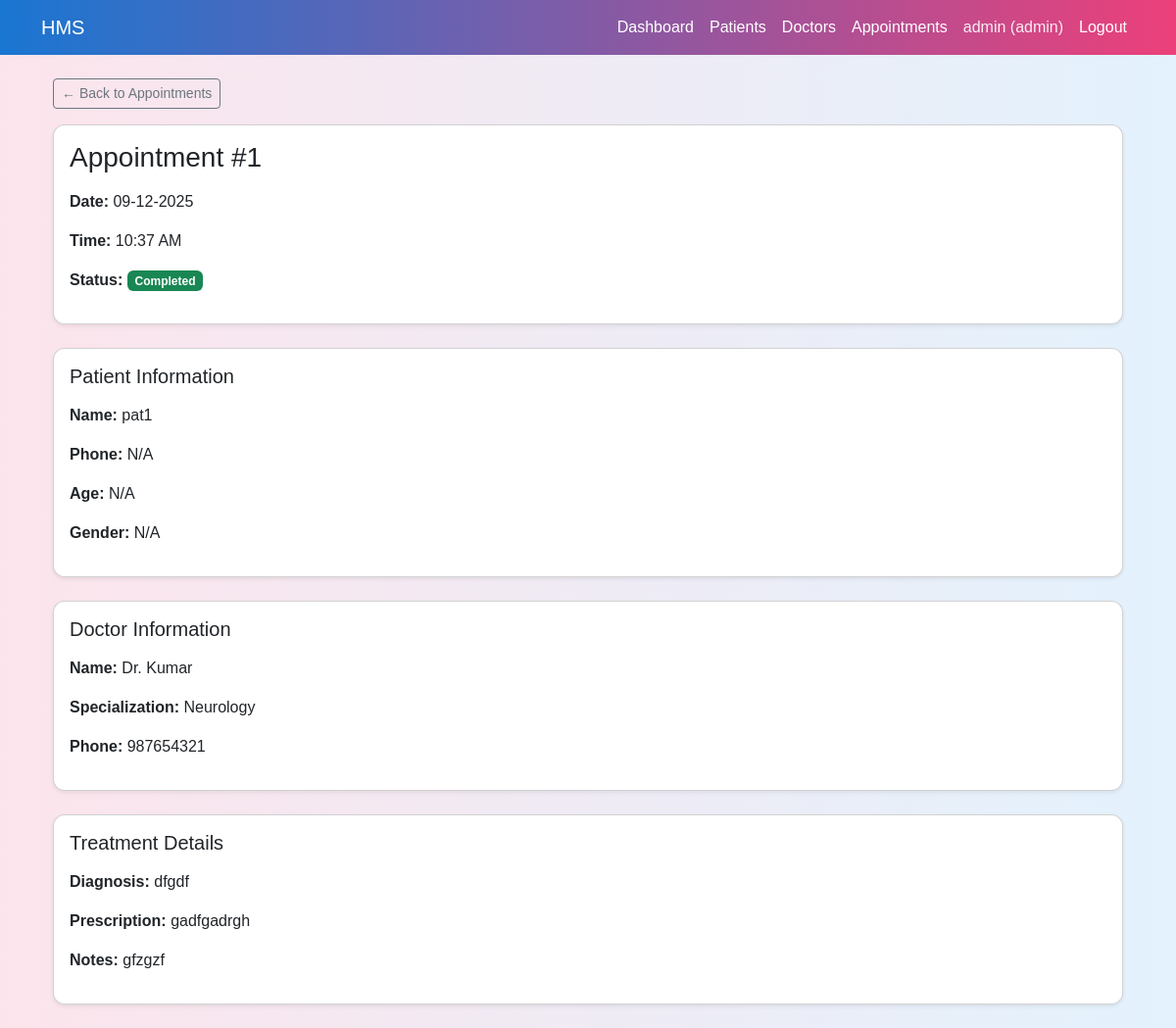
/admin/appointments/1 (signed in), run on the app's committed database.
### models.py (models this page shows, shortened)
class Appointment(db.Model):
    __tablename__="appointments"
    id =db.Column(db.Integer,primary_key=True)
    patient_id=db.Column(db.Integer,db.ForeignKey("patients.id"),nullable=False)
    doctor_id=db.Column(db.Integer,db.ForeignKey("doctors.id"),nullable=False)
    date=db.Column(db.Date,nullable=False)
    time=db.Column(db.Time,nullable=False)
    status=db.Column(db.String(20),default="Booked")
    created_at=db.Column(db.DateTime,default=datetime.utcnow)
    updated_at=db.Column(db.DateTime,default=datetime.utcnow,onupdate=datetime.utcnow)
    patient=db.relationship("Patient",back_populates="appointments")
    doctor=db.relationship("Doctor",back_populates="appointments")
    treatment=db.relationship("Treatment",back_populates="appointment",uselist=False)

class Patient(db.Model):
    __tablename__="patients"
    id=db.Column(db.Integer,primary_key=True)
    user_id=db.Column(db.Integer,db.ForeignKey("users.id"),nullable=False)
    full_name=db.Column(db.String(120), nullable=False)
    age= db.Column(db.Integer)
    gender=db.Column(db.String(10))
    phone=db.Column(db.String(20))
    address=db.Column(db.String(255))
    is_balcklisted=db.Column(db.Boolean,default=False)
    user=db.relationship("User",back_populates="patient_profile")
    appointments=db.relationship("Appointment",back_populates="patient")

class Doctor(db.Model):
    __tablename__="doctors"
    id=db.Column(db.Integer,primary_key=True)
    user_id=db.Column(db.Integer,db.ForeignKey("users.id"),nullable=False)
    department_id=db.Column(db.Integer,db.ForeignKey("departments.id"))
    full_name=db.Column(db.String(120),nullable=False)
    phone=db.Column(db.String(20))
    about=db.Column(db.Text)
    experience_years=db.Column(db.Integer)
    is_active=db.Column(db.Boolean, default=True)
    user=db.relationship("User",back_populates="doctor_profile")
    department=db.relationship("Department",back_populates="doctors")
    appointments=db.relationship("Appointment",back_populates="doctor")
    availabilities=db.relationship("DoctorAvailability",back_populates="doctor")

class Department(db.Model):
    __tablename__="departments"
    id=db.Column(db.Integer,primary_key=True)
    name=db.Column(db.String(80),unique=True,nullable=False)
    description=db.Column(db.Text)
    doctors=db.relationship("Doctor",back_populates="department")

class Treatment(db.Model):
    __tablename__="treatments"
    id=db.Column(db.Integer,primary_key=True)
    appointment_id=db.Column(db.Integer,db.ForeignKey("appointments.id"), nullable=False,unique=True)
    diagnosis=db.Column(db.Text)
    prescription=db.Column(db.Text)
    notes=db.Column(db.Text)
    created_at=db.Column(db.DateTime,default=datetime.utcnow)
    appointment=db.relationship("Appointment",back_populates="treatment")

### app.py (the view)
    @app.route('/admin/appointments/<int:appt_id>')
    def admin_appointment_detail(appt_id):
        if session.get('role') !='admin':
            return redirect(url_for('login'))
        appt = Appointment.query.get_or_404(appt_id)
        return render_template("Admin_appointment_detail.html",appointment=appt)

### templates/admin_appointment_detail.html
{% extends "base.html" %}
{% block content %}
<div class="container mt-4">
    <a href="{{ url_for('admin_appointments') }}" class="btn btn-sm btn-outline-secondary mb-3">
        ← Back to Appointments
    </a>
    <div class="card shadow-sm mb-4">
        <div class="card-body">
            <h3 class="mb-3">Appointment #{{ appointment.id }}</h3>
            <p><strong>Date:</strong> {{ appointment.date.strftime("%d-%m-%Y") }}</p>
            <p><strong>Time:</strong> {{ appointment.time.strftime("%I:%M %p") }}</p>
            <p><strong>Status:</strong>
                {% if appointment.status == 'Booked' %}
                <span class="badge bg-warning text-dark">Booked</span>
                {% elif appointment.status == 'Completed' %}
                <span class="badge bg-success">Completed</span>
                {% elif appointment.status == 'Cancelled' %}
                <span class="badge bg-danger">Cancelled</span>
                {% endif %}
            </p>
        </div>
    </div>
    <div class="card shadow-sm mb-4">
        <div class="card-body">
            <h5 class="card-title mb-3">Patient Information</h5>
            <p><strong>Name:</strong> {{ appointment.patient.full_name }}</p>
            <p><strong>Phone:</strong> {{ appointment.patient.phone or "N/A" }}</p>
            <p><strong>Age:</strong> {{ appointment.patient.age or "N/A" }}</p>
            <p><strong>Gender:</strong> {{ appointment.patient.gender or "N/A" }}</p>
        </div>
    </div>
    <div class="card shadow-sm mb-4">
        <div class="card-body">
            <h5 class="card-title mb-3">Doctor Information</h5>
            <p><strong>Name:</strong> {{ appointment.doctor.full_name }}</p>
            <p><strong>Specialization:</strong> {{ appointment.doctor.department.name }}</p>
            <p><strong>Phone:</strong> {{ appointment.doctor.phone or "N/A" }}</p>
        </div>
    </div>
    <div class="card shadow-sm mb-4">
        <div class="card-body">
            <h5 class="card-title mb-3">Treatment Details</h5>
            {% if appointment.treatment %}
                <p><strong>Diagnosis:</strong> {{ appointment.treatment.diagnosis or "—" }}</p>
                <p><strong>Prescription:</strong> {{ appointment.treatment.prescription or "—" }}</p>
                <p><strong>Notes:</strong> {{ appointment.treatment.notes or "—" }}</p>
            {% else %}
                <p class="text-muted">No treatment details available.</p>
            {% endif %}
        </div>
    </div>
</div>
{% endblock %}

### static/css/styles.css (style rules this page uses)
body { font-family: Arial, sans-serif; }

### templates/base.html (style rules this page uses)
body { background: linear-gradient(90deg, #fce4ec, #e3f2fd); min-height: 100vh; }
.card { border-radius: 12px; box-shadow: 0 4px 12px rgba(0, 0, 0, 0.08); }

### data on the page
Appointment: id "1", date "09-12-2025", time "10:37 AM"
Patient: patient.full_name "pat1", patient "N/A"
Doctor: doctor.full_name "Dr. Kumar", doctor "987654321"
Department: doctor.department.name "Neurology"
Treatment: treatment "dfgdf", treatment "gadfgadrgh", treatment "gfzgzf"

### other printed values
{{ session.get('username') }} "admin"
{{ session.get('role') }} "admin"
